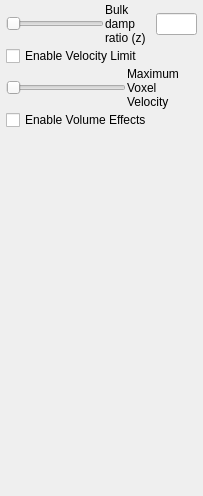
     <widget class="QWidget" name="Other">
      <attribute name="title">
       <string>Other</string>
      </attribute>
      <layout class="QVBoxLayout" name="verticalLayout_12">
       <property name="spacing">
        <number>1</number>
       </property>
       <property name="leftMargin">
        <number>6</number>
       </property>
       <property name="topMargin">
        <number>3</number>
       </property>
       <property name="rightMargin">
        <number>6</number>
       </property>
       <property name="bottomMargin">
        <number>3</number>
       </property>
       <item>
        <layout class="QHBoxLayout" name="horizontalLayout">
         <item>
          <widget class="QSlider" name="BondDampSlider">
           <property name="sizePolicy">
            <sizepolicy hsizetype="Expanding" vsizetype="Fixed">
             <horstretch>0</horstretch>
             <verstretch>0</verstretch>
            </sizepolicy>
           </property>
           <property name="minimumSize">
            <size>
             <width>80</width>
             <height>0</height>
            </size>
           </property>
           <property name="toolTip">
            <string>Bulk material damping. [0-1.0]
Small values are more jiggly. 0.0 represents no damping
and is unstable, 1.0 is critical damping.</string>
           </property>
           <property name="maximum">
            <number>100</number>
           </property>
           <property name="singleStep">
            <number>1</number>
           </property>
           <property name="orientation">
            <enum>Qt::Horizontal</enum>
           </property>
          </widget>
         </item>
         <item>
          <widget class="QLabel" name="label_4">
           <property name="minimumSize">
            <size>
             <width>50</width>
             <height>0</height>
            </size>
           </property>
           <property name="maximumSize">
            <size>
             <width>50</width>
             <height>16777215</height>
            </size>
           </property>
           <property name="toolTip">
            <string>Bulk material damping. [0-1.0]
Small values are more jiggly. 0.0 represents no damping
and is unstable, 1.0 is critical damping.</string>
           </property>
           <property name="text">
            <string>Bulk damp ratio (z)</string>
           </property>
           <property name="wordWrap">
            <bool>true</bool>
           </property>
           <property name="indent">
            <number>-2</number>
           </property>
          </widget>
         </item>
         <item>
          <widget class="QLineEdit" name="BondDampEdit">
           <property name="enabled">
            <bool>true</bool>
           </property>
           <property name="sizePolicy">
            <sizepolicy hsizetype="Fixed" vsizetype="Fixed">
             <horstretch>0</horstretch>
             <verstretch>0</verstretch>
            </sizepolicy>
           </property>
           <property name="minimumSize">
            <size>
             <width>41</width>
             <height>0</height>
            </size>
           </property>
           <property name="maximumSize">
            <size>
             <width>41</width>
             <height>16777215</height>
            </size>
           </property>
           <property name="toolTip">
            <string>Bulk material damping. [0-1.0]
Small values are more jiggly. 0.0 represents no damping
and is unstable, 1.0 is critical damping.</string>
           </property>
          </widget>
         </item>
        </layout>
       </item>
       <item>
        <widget class="QCheckBox" name="UseMaxVelLimitCheck">
         <property name="toolTip">
          <string>Enforces a maximum velocity when enabled (rarely used).
Useful for highly unstable scenarios.</string>
         </property>
         <property name="text">
          <string>Enable Velocity Limit</string>
         </property>
        </widget>
       </item>
       <item>
        <layout class="QHBoxLayout" name="horizontalLayout_13">
         <item>
          <widget class="QSlider" name="MaxVelLimitSlider">
           <property name="sizePolicy">
            <sizepolicy hsizetype="Expanding" vsizetype="Fixed">
             <horstretch>0</horstretch>
             <verstretch>0</verstretch>
            </sizepolicy>
           </property>
           <property name="minimumSize">
            <size>
             <width>120</width>
             <height>0</height>
            </size>
           </property>
           <property name="toolTip">
            <string>Maximum voxel velocity.</string>
           </property>
           <property name="maximum">
            <number>100</number>
           </property>
           <property name="singleStep">
            <number>1</number>
           </property>
           <property name="orientation">
            <enum>Qt::Horizontal</enum>
           </property>
          </widget>
         </item>
         <item>
          <widget class="QLabel" name="label_10">
           <property name="minimumSize">
            <size>
             <width>70</width>
             <height>0</height>
            </size>
           </property>
           <property name="maximumSize">
            <size>
             <width>70</width>
             <height>16777215</height>
            </size>
           </property>
           <property name="text">
            <string>Maximum Voxel Velocity</string>
           </property>
           <property name="wordWrap">
            <bool>true</bool>
           </property>
           <property name="indent">
            <number>-2</number>
           </property>
          </widget>
         </item>
        </layout>
       </item>
       <item>
        <widget class="QCheckBox" name="UseVolumeEffectsCheck">
         <property name="text">
          <string>Enable Volume Effects</string>
         </property>
        </widget>
       </item>
       <item>
        <spacer name="verticalSpacer_3">
         <property name="orientation">
          <enum>Qt::Vertical</enum>
         </property>
         <property name="sizeHint" stdset="0">
          <size>
           <width>20</width>
           <height>363</height>
          </size>
         </property>
        </spacer>
       </item>













      </layout>
     </widget>
